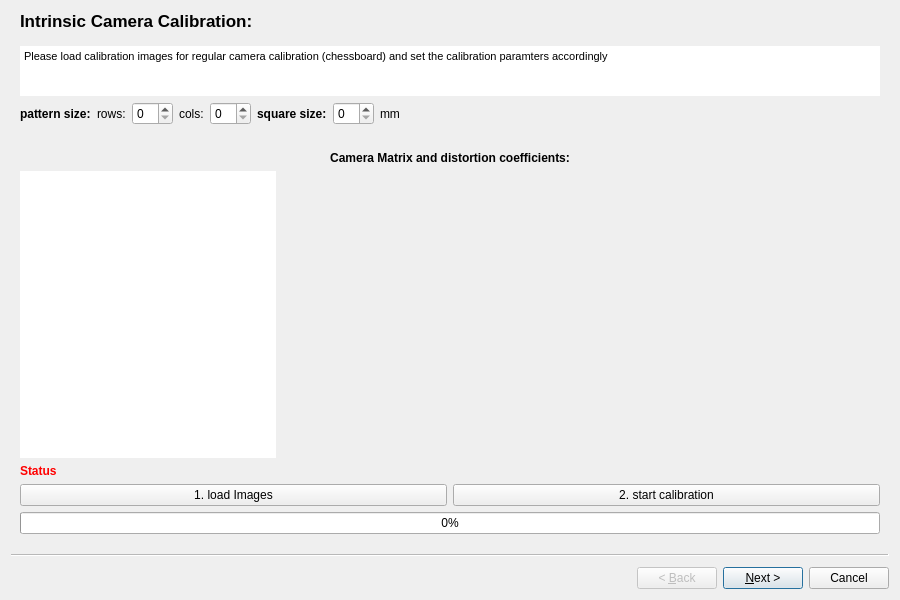
<?xml version="1.0" encoding="UTF-8"?>
<ui version="4.0">
 <class>CalibrationWizard</class>
 <widget class="QWizard" name="CalibrationWizard">
  <property name="geometry">
   <rect>
    <x>0</x>
    <y>0</y>
    <width>900</width>
    <height>600</height>
   </rect>
  </property>
  <property name="sizePolicy">
   <sizepolicy hsizetype="Fixed" vsizetype="Fixed">
    <horstretch>0</horstretch>
    <verstretch>0</verstretch>
   </sizepolicy>
  </property>
  <property name="minimumSize">
   <size>
    <width>900</width>
    <height>600</height>
   </size>
  </property>
  <property name="maximumSize">
   <size>
    <width>524287</width>
    <height>524287</height>
   </size>
  </property>
  <property name="windowTitle">
   <string>Calibration Wizard</string>
  </property>
  <property name="titleFormat">
   <enum>Qt::AutoText</enum>
  </property>
  <widget class="CustomWizardPage" name="wizPage1">
   <property name="title">
    <string>Intrinsic Camera Calibration:</string>
   </property>
   <layout class="QVBoxLayout" name="verticalLayout">
    <item>
     <widget class="QTextBrowser" name="textBrowser">
      <property name="sizePolicy">
       <sizepolicy hsizetype="Expanding" vsizetype="Expanding">
        <horstretch>0</horstretch>
        <verstretch>0</verstretch>
       </sizepolicy>
      </property>
      <property name="maximumSize">
       <size>
        <width>16777215</width>
        <height>50</height>
       </size>
      </property>
      <property name="frameShape">
       <enum>QFrame::NoFrame</enum>
      </property>
      <property name="frameShadow">
       <enum>QFrame::Plain</enum>
      </property>
      <property name="sizeAdjustPolicy">
       <enum>QAbstractScrollArea::AdjustToContents</enum>
      </property>
      <property name="html">
       <string>&lt;!DOCTYPE HTML PUBLIC &quot;-//W3C//DTD HTML 4.0//EN&quot; &quot;http://www.w3.org/TR/REC-html40/strict.dtd&quot;&gt;
&lt;html&gt;&lt;head&gt;&lt;meta name=&quot;qrichtext&quot; content=&quot;1&quot; /&gt;&lt;style type=&quot;text/css&quot;&gt;
p, li { white-space: pre-wrap; }
&lt;/style&gt;&lt;/head&gt;&lt;body style=&quot; font-family:'MS Shell Dlg 2'; font-size:8.25pt; font-weight:400; font-style:normal;&quot;&gt;
&lt;p style=&quot; margin-top:0px; margin-bottom:0px; margin-left:0px; margin-right:0px; -qt-block-indent:0; text-indent:0px;&quot;&gt;Please load calibration images for regular camera calibration (chessboard) and set the calibration paramters accordingly&lt;/p&gt;&lt;/body&gt;&lt;/html&gt;</string>
      </property>
      <property name="acceptRichText">
       <bool>false</bool>
      </property>
      <property name="openLinks">
       <bool>false</bool>
      </property>
     </widget>
    </item>
    <item>
     <layout class="QHBoxLayout" name="horizontalLayout">
      <property name="topMargin">
       <number>0</number>
      </property>
      <item>
       <widget class="QLabel" name="label">
        <property name="font">
         <font>
          <weight>75</weight>
          <bold>true</bold>
         </font>
        </property>
        <property name="text">
         <string>pattern size:</string>
        </property>
       </widget>
      </item>
      <item>
       <widget class="QLabel" name="label_3">
        <property name="text">
         <string>rows:</string>
        </property>
       </widget>
      </item>
      <item>
       <widget class="QSpinBox" name="spinPatternRows">
        <property name="value">
         <number>0</number>
        </property>
       </widget>
      </item>
      <item>
       <widget class="QLabel" name="label_2">
        <property name="text">
         <string>cols:</string>
        </property>
       </widget>
      </item>
      <item>
       <widget class="QSpinBox" name="spinPatternCols">
        <property name="value">
         <number>0</number>
        </property>
       </widget>
      </item>
      <item>
       <widget class="QLabel" name="label_4">
        <property name="font">
         <font>
          <weight>75</weight>
          <bold>true</bold>
         </font>
        </property>
        <property name="text">
         <string>square size:</string>
        </property>
       </widget>
      </item>
      <item>
       <widget class="QSpinBox" name="spinPatternSquareSize">
        <property name="value">
         <number>0</number>
        </property>
       </widget>
      </item>
      <item>
       <widget class="QLabel" name="label_6">
        <property name="text">
         <string>mm</string>
        </property>
       </widget>
      </item>
      <item>
       <spacer name="horizontalSpacer_3">
        <property name="orientation">
         <enum>Qt::Horizontal</enum>
        </property>
        <property name="sizeHint" stdset="0">
         <size>
          <width>40</width>
          <height>20</height>
         </size>
        </property>
       </spacer>
      </item>
     </layout>
    </item>
    <item>
     <layout class="QVBoxLayout" name="verticalLayout_4">
      <item>
       <layout class="QVBoxLayout" name="verticalLayout_2">
        <property name="leftMargin">
         <number>0</number>
        </property>
        <item>
         <spacer name="verticalSpacer">
          <property name="orientation">
           <enum>Qt::Vertical</enum>
          </property>
          <property name="sizeType">
           <enum>QSizePolicy::Fixed</enum>
          </property>
          <property name="sizeHint" stdset="0">
           <size>
            <width>20</width>
            <height>20</height>
           </size>
          </property>
         </spacer>
        </item>
        <item>
         <widget class="QLabel" name="label_5">
          <property name="font">
           <font>
            <weight>75</weight>
            <bold>true</bold>
           </font>
          </property>
          <property name="text">
           <string>Camera Matrix and distortion coefficients:</string>
          </property>
          <property name="alignment">
           <set>Qt::AlignCenter</set>
          </property>
         </widget>
        </item>
        <item>
         <widget class="QTextBrowser" name="textCameraMatrix">
          <property name="sizePolicy">
           <sizepolicy hsizetype="Fixed" vsizetype="Expanding">
            <horstretch>0</horstretch>
            <verstretch>0</verstretch>
           </sizepolicy>
          </property>
          <property name="frameShape">
           <enum>QFrame::NoFrame</enum>
          </property>
          <property name="frameShadow">
           <enum>QFrame::Plain</enum>
          </property>
         </widget>
        </item>
       </layout>
      </item>
      <item>
       <widget class="QLabel" name="labelIntrinsicStatus">
        <property name="font">
         <font>
          <weight>75</weight>
          <bold>true</bold>
         </font>
        </property>
        <property name="styleSheet">
         <string notr="true">color: red</string>
        </property>
        <property name="text">
         <string>Status</string>
        </property>
       </widget>
      </item>
      <item>
       <layout class="QVBoxLayout" name="verticalLayout_3">
        <property name="leftMargin">
         <number>0</number>
        </property>
        <item>
         <layout class="QHBoxLayout" name="horizontalLayout_7">
          <property name="topMargin">
           <number>0</number>
          </property>
          <item>
           <widget class="QPushButton" name="buttonLoadIntrinsic">
            <property name="text">
             <string>1. load Images</string>
            </property>
           </widget>
          </item>
          <item>
           <widget class="QPushButton" name="buttonStartIntrinsic">
            <property name="text">
             <string>2. start calibration</string>
            </property>
           </widget>
          </item>
         </layout>
        </item>
       </layout>
      </item>
     </layout>
    </item>
    <item>
     <widget class="QProgressBar" name="progressIntrinsic">
      <property name="value">
       <number>0</number>
      </property>
      <property name="alignment">
       <set>Qt::AlignCenter</set>
      </property>
     </widget>
    </item>
   </layout>
  </widget>
  <widget class="CustomWizardPage" name="wizPage2">
   <property name="title">
    <string>Cone Calibration:</string>
   </property>
   <layout class="QVBoxLayout" name="verticalLayout_8">
    <item>
     <widget class="QTextBrowser" name="textBrowser_3">
      <property name="sizePolicy">
       <sizepolicy hsizetype="Expanding" vsizetype="Expanding">
        <horstretch>0</horstretch>
        <verstretch>0</verstretch>
       </sizepolicy>
      </property>
      <property name="maximumSize">
       <size>
        <width>16777215</width>
        <height>75</height>
       </size>
      </property>
      <property name="frameShape">
       <enum>QFrame::NoFrame</enum>
      </property>
      <property name="frameShadow">
       <enum>QFrame::Plain</enum>
      </property>
      <property name="sizeAdjustPolicy">
       <enum>QAbstractScrollArea::AdjustToContents</enum>
      </property>
      <property name="html">
       <string>&lt;!DOCTYPE HTML PUBLIC &quot;-//W3C//DTD HTML 4.0//EN&quot; &quot;http://www.w3.org/TR/REC-html40/strict.dtd&quot;&gt;
&lt;html&gt;&lt;head&gt;&lt;meta name=&quot;qrichtext&quot; content=&quot;1&quot; /&gt;&lt;style type=&quot;text/css&quot;&gt;
p, li { white-space: pre-wrap; }
&lt;/style&gt;&lt;/head&gt;&lt;body style=&quot; font-family:'MS Shell Dlg 2'; font-size:8.25pt; font-weight:400; font-style:normal;&quot;&gt;
&lt;p style=&quot; margin-top:0px; margin-bottom:0px; margin-left:0px; margin-right:0px; -qt-block-indent:0; text-indent:0px;&quot;&gt;Please load calbration image for cone calibration (glued lateral surface). &lt;/p&gt;
&lt;p style=&quot; margin-top:0px; margin-bottom:0px; margin-left:0px; margin-right:0px; -qt-block-indent:0; text-indent:0px;&quot;&gt;After detection, check if all black dots have been detected. &lt;span style=&quot; font-weight:600;&quot;&gt;Left click&lt;/span&gt; adds a marker, &lt;span style=&quot; font-weight:600;&quot;&gt;right click&lt;/span&gt; deletes.&lt;/p&gt;
&lt;p style=&quot; margin-top:0px; margin-bottom:0px; margin-left:0px; margin-right:0px; -qt-block-indent:0; text-indent:0px;&quot;&gt;Make sure the background is mostly homogenous and there is enough distance to the cone&lt;/p&gt;
&lt;p style=&quot; margin-top:0px; margin-bottom:0px; margin-left:0px; margin-right:0px; -qt-block-indent:0; text-indent:0px;&quot;&gt;&lt;span style=&quot; font-weight:600;&quot;&gt;Circle Samples&lt;/span&gt;: number of circles with black blobs on it&lt;/p&gt;
&lt;p style=&quot; margin-top:0px; margin-bottom:0px; margin-left:0px; margin-right:0px; -qt-block-indent:0; text-indent:0px;&quot;&gt;&lt;span style=&quot; font-weight:600;&quot;&gt;Line Samples:&lt;/span&gt; number of lines on lateral surface with black blobs on it minus one or number of lines on glued lateral surface&lt;/p&gt;&lt;/body&gt;&lt;/html&gt;</string>
      </property>
      <property name="acceptRichText">
       <bool>false</bool>
      </property>
      <property name="openLinks">
       <bool>false</bool>
      </property>
     </widget>
    </item>
    <item>
     <layout class="QHBoxLayout" name="horizontalLayout_5">
      <property name="topMargin">
       <number>0</number>
      </property>
      <item>
       <widget class="QLabel" name="label_20">
        <property name="font">
         <font>
          <weight>75</weight>
          <bold>true</bold>
         </font>
        </property>
        <property name="text">
         <string>cone:</string>
        </property>
       </widget>
      </item>
      <item>
       <widget class="QLabel" name="label_21">
        <property name="text">
         <string>r:</string>
        </property>
       </widget>
      </item>
      <item>
       <widget class="QSpinBox" name="spinConer">
        <property name="maximum">
         <number>999</number>
        </property>
        <property name="value">
         <number>0</number>
        </property>
       </widget>
      </item>
      <item>
       <widget class="QLabel" name="label_22">
        <property name="text">
         <string>R:</string>
        </property>
       </widget>
      </item>
      <item>
       <widget class="QSpinBox" name="spinConeR">
        <property name="maximum">
         <number>999</number>
        </property>
        <property name="value">
         <number>0</number>
        </property>
       </widget>
      </item>
      <item>
       <widget class="QLabel" name="label_24">
        <property name="text">
         <string>h:</string>
        </property>
       </widget>
      </item>
      <item>
       <widget class="QSpinBox" name="spinConeh">
        <property name="maximum">
         <number>999</number>
        </property>
        <property name="value">
         <number>0</number>
        </property>
       </widget>
      </item>
      <item>
       <widget class="QCheckBox" name="checkConeIsToTip">
        <property name="text">
         <string>center to tip?</string>
        </property>
        <property name="checked">
         <bool>false</bool>
        </property>
       </widget>
      </item>
      <item>
       <spacer name="horizontalSpacer_2">
        <property name="orientation">
         <enum>Qt::Horizontal</enum>
        </property>
        <property name="sizeHint" stdset="0">
         <size>
          <width>40</width>
          <height>20</height>
         </size>
        </property>
       </spacer>
      </item>
      <item>
       <widget class="QLabel" name="label_13">
        <property name="font">
         <font>
          <weight>75</weight>
          <bold>true</bold>
         </font>
        </property>
        <property name="text">
         <string>pattern:</string>
        </property>
       </widget>
      </item>
      <item>
       <widget class="QLabel" name="label_14">
        <property name="text">
         <string>circle samples:</string>
        </property>
       </widget>
      </item>
      <item>
       <widget class="QSpinBox" name="spinPatternCircleSamples">
        <property name="maximum">
         <number>10</number>
        </property>
        <property name="value">
         <number>0</number>
        </property>
       </widget>
      </item>
      <item>
       <widget class="QLabel" name="label_15">
        <property name="text">
         <string>line samples</string>
        </property>
       </widget>
      </item>
      <item>
       <widget class="QSpinBox" name="spinPatternLineSamples">
        <property name="maximum">
         <number>10</number>
        </property>
        <property name="value">
         <number>0</number>
        </property>
       </widget>
      </item>
     </layout>
    </item>
    <item>
     <layout class="QHBoxLayout" name="horizontalLayout_6">
      <item>
       <layout class="QVBoxLayout" name="verticalLayout_6">
        <property name="leftMargin">
         <number>0</number>
        </property>
        <item>
         <widget class="CustomGraphicsView" name="viewBlob"/>
        </item>
        <item>
         <layout class="QHBoxLayout" name="horizontalLayout_2">
          <property name="topMargin">
           <number>0</number>
          </property>
          <item>
           <spacer name="horizontalSpacer_4">
            <property name="orientation">
             <enum>Qt::Horizontal</enum>
            </property>
            <property name="sizeHint" stdset="0">
             <size>
              <width>40</width>
              <height>20</height>
             </size>
            </property>
           </spacer>
          </item>
          <item>
           <widget class="QPushButton" name="buttonZoomPBlob">
            <property name="text">
             <string>+</string>
            </property>
           </widget>
          </item>
          <item>
           <widget class="QPushButton" name="buttonZoomMBlob">
            <property name="text">
             <string>-</string>
            </property>
           </widget>
          </item>
         </layout>
        </item>
        <item>
         <widget class="QLabel" name="labelBlobStatus">
          <property name="font">
           <font>
            <weight>75</weight>
            <bold>true</bold>
           </font>
          </property>
          <property name="styleSheet">
           <string notr="true">color:red</string>
          </property>
          <property name="text">
           <string/>
          </property>
         </widget>
        </item>
        <item>
         <layout class="QHBoxLayout" name="horizontalLayout_8">
          <property name="topMargin">
           <number>0</number>
          </property>
          <item>
           <widget class="QPushButton" name="buttonLoadCone">
            <property name="text">
             <string>1. load Image</string>
            </property>
           </widget>
          </item>
          <item>
           <widget class="QPushButton" name="buttonFindBlobs">
            <property name="text">
             <string>2. find blobs</string>
            </property>
           </widget>
          </item>
         </layout>
        </item>
        <item>
         <widget class="QPushButton" name="buttonGetMappings">
          <property name="text">
           <string>3. get Mappings</string>
          </property>
         </widget>
        </item>
       </layout>
      </item>
      <item>
       <layout class="QVBoxLayout" name="verticalLayout_7">
        <property name="leftMargin">
         <number>0</number>
        </property>
        <item>
         <widget class="QLabel" name="label_18">
          <property name="font">
           <font>
            <weight>75</weight>
            <bold>true</bold>
           </font>
          </property>
          <property name="text">
           <string>found blobs:</string>
          </property>
          <property name="alignment">
           <set>Qt::AlignCenter</set>
          </property>
         </widget>
        </item>
        <item>
         <widget class="QTextBrowser" name="textFoundBlobs">
          <property name="sizePolicy">
           <sizepolicy hsizetype="Fixed" vsizetype="Expanding">
            <horstretch>0</horstretch>
            <verstretch>0</verstretch>
           </sizepolicy>
          </property>
          <property name="frameShape">
           <enum>QFrame::NoFrame</enum>
          </property>
          <property name="frameShadow">
           <enum>QFrame::Plain</enum>
          </property>
         </widget>
        </item>
       </layout>
      </item>
     </layout>
    </item>
    <item>
     <widget class="QLabel" name="labelBlobStatus2">
      <property name="text">
       <string/>
      </property>
      <property name="alignment">
       <set>Qt::AlignRight|Qt::AlignTrailing|Qt::AlignVCenter</set>
      </property>
     </widget>
    </item>
   </layout>
  </widget>
  <widget class="CustomWizardPage" name="wizPage3">
   <property name="title">
    <string>Unfolding</string>
   </property>
   <layout class="QVBoxLayout" name="verticalLayout_9">
    <item>
     <layout class="QHBoxLayout" name="horizontalLayout_10">
      <property name="topMargin">
       <number>0</number>
      </property>
      <item>
       <widget class="QLabel" name="label_17">
        <property name="font">
         <font>
          <weight>75</weight>
          <bold>true</bold>
         </font>
        </property>
        <property name="text">
         <string>Warping resolution:</string>
        </property>
       </widget>
      </item>
      <item>
       <widget class="QSpinBox" name="spinSlantRes">
        <property name="maximum">
         <number>9999</number>
        </property>
        <property name="value">
         <number>0</number>
        </property>
       </widget>
      </item>
      <item>
       <widget class="QLabel" name="label_19">
        <property name="text">
         <string>pixels in slant height</string>
        </property>
       </widget>
      </item>
      <item>
       <spacer name="horizontalSpacer">
        <property name="orientation">
         <enum>Qt::Horizontal</enum>
        </property>
        <property name="sizeHint" stdset="0">
         <size>
          <width>40</width>
          <height>20</height>
         </size>
        </property>
       </spacer>
      </item>
     </layout>
    </item>
    <item>
     <widget class="QGroupBox" name="groupBoxWarpMethod">
      <property name="title">
       <string>Warping method</string>
      </property>
      <layout class="QHBoxLayout" name="horizontalLayout_9">
       <item>
        <widget class="QRadioButton" name="radioForward">
         <property name="text">
          <string>forward</string>
         </property>
         <property name="checked">
          <bool>false</bool>
         </property>
        </widget>
       </item>
       <item>
        <widget class="QRadioButton" name="radioReverse">
         <property name="text">
          <string>reverse</string>
         </property>
         <property name="checked">
          <bool>true</bool>
         </property>
        </widget>
       </item>
      </layout>
     </widget>
    </item>
    <item>
     <spacer name="verticalSpacer_2">
      <property name="orientation">
       <enum>Qt::Vertical</enum>
      </property>
      <property name="sizeHint" stdset="0">
       <size>
        <width>20</width>
        <height>40</height>
       </size>
      </property>
     </spacer>
    </item>
    <item>
     <layout class="QHBoxLayout" name="horizontalLayout_11">
      <property name="topMargin">
       <number>0</number>
      </property>
      <item>
       <spacer name="horizontalSpacer_5">
        <property name="orientation">
         <enum>Qt::Horizontal</enum>
        </property>
        <property name="sizeHint" stdset="0">
         <size>
          <width>40</width>
          <height>20</height>
         </size>
        </property>
       </spacer>
      </item>
      <item>
       <widget class="QPushButton" name="buttonExport">
        <property name="enabled">
         <bool>false</bool>
        </property>
        <property name="text">
         <string>export Settings...</string>
        </property>
       </widget>
      </item>
      <item>
       <widget class="QPushButton" name="buttonUnfold">
        <property name="text">
         <string>unfold</string>
        </property>
       </widget>
      </item>
     </layout>
    </item>
   </layout>
  </widget>
 </widget>
 <customwidgets>
  <customwidget>
   <class>CustomWizardPage</class>
   <extends>QWizardPage</extends>
   <header location="global">CustomWizardPage.h</header>
   <container>1</container>
  </customwidget>
  <customwidget>
   <class>CustomGraphicsView</class>
   <extends>QGraphicsView</extends>
   <header location="global">CustomGraphicsView.h</header>
  </customwidget>
 </customwidgets>
 <resources/>
 <connections/>
</ui>
